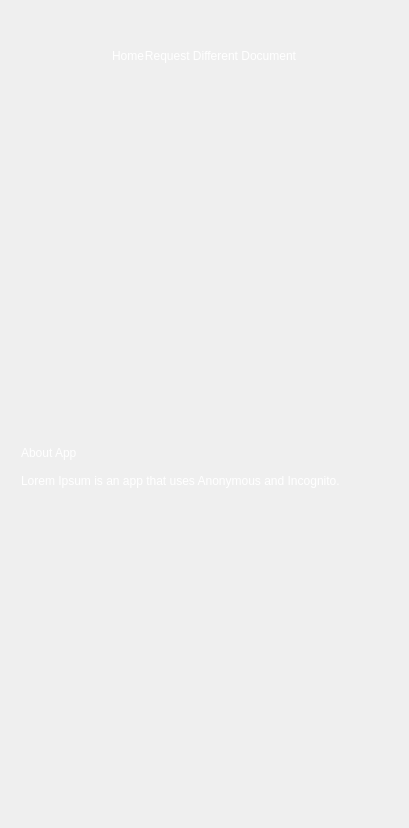
      <widget class="QWidget" name="about_page">
       <layout class="QVBoxLayout" name="verticalLayout_28">
        <item>
         <widget class="QFrame" name="frame_42">
          <property name="minimumSize">
           <size>
            <width>0</width>
            <height>100</height>
           </size>
          </property>
          <property name="styleSheet">
           <string notr="true">background-color: transparent;</string>
          </property>
          <property name="frameShape">
           <enum>QFrame::StyledPanel</enum>
          </property>
          <property name="frameShadow">
           <enum>QFrame::Raised</enum>
          </property>
          <layout class="QHBoxLayout" name="horizontalLayout_17" stretch="0,0">
           <property name="spacing">
            <number>0</number>
           </property>
           <property name="leftMargin">
            <number>100</number>
           </property>
           <property name="topMargin">
            <number>0</number>
           </property>
           <property name="rightMargin">
            <number>100</number>
           </property>
           <property name="bottomMargin">
            <number>9</number>
           </property>
           <item>
            <widget class="QPushButton" name="btn_home2_6">
             <property name="styleSheet">
              <string notr="true">QPushButton{
background-color:transparent;
color: white;
font: 20pt &quot;Segoe UI&quot;;border-radius: 16px;
}
QPushButton:focus{
background-color: rgb(89, 120, 142);
transform: scale(0.98); 
box-shadow: 3px 2px 22px 1px rgba(0, 0, 0, 0.24); 

}
</string>
             </property>
             <property name="text">
              <string>Home</string>
             </property>
             <property name="icon">
              <iconset>
               <normaloff>icons/home_icon.png</normaloff>icons/home_icon.png</iconset>
             </property>
             <property name="iconSize">
              <size>
               <width>50</width>
               <height>50</height>
              </size>
             </property>
            </widget>
           </item>
           <item>
            <widget class="QPushButton" name="btn_toRequest_7">
             <property name="styleSheet">
              <string notr="true">QPushButton{
background-color:transparent;
color: white;
font: 20pt &quot;Segoe UI&quot;;border-radius: 16px;
}
QPushButton:focus{
background-color: rgb(89, 120, 142);
transform: scale(0.98); 
box-shadow: 3px 2px 22px 1px rgba(0, 0, 0, 0.24); 

}
</string>
             </property>
             <property name="text">
              <string>Request Different Document</string>
             </property>
             <property name="icon">
              <iconset>
               <normaloff>icons/document_icon.png</normaloff>icons/document_icon.png</iconset>
             </property>
             <property name="iconSize">
              <size>
               <width>50</width>
               <height>50</height>
              </size>
             </property>
            </widget>
           </item>
          </layout>
         </widget>
        </item>
        <item>
         <widget class="QFrame" name="frame_41">
          <property name="minimumSize">
           <size>
            <width>0</width>
            <height>700</height>
           </size>
          </property>
          <property name="styleSheet">
           <string notr="true">background-color: transparent;</string>
          </property>
          <property name="frameShape">
           <enum>QFrame::StyledPanel</enum>
          </property>
          <property name="frameShadow">
           <enum>QFrame::Raised</enum>
          </property>
          <layout class="QVBoxLayout" name="verticalLayout_27">
           <item>
            <widget class="QLabel" name="label_18">
             <property name="minimumSize">
              <size>
               <width>0</width>
               <height>0</height>
              </size>
             </property>
             <property name="styleSheet">
              <string notr="true">color: rgb(255, 255, 255);
font: 30pt &quot;Times New Roman&quot;;</string>
             </property>
             <property name="text">
              <string>About App

Lorem Ipsum is an app that uses Anonymous and Incognito.</string>
             </property>
            </widget>
           </item>
          </layout>
         </widget>
        </item>
       </layout>
      </widget>
